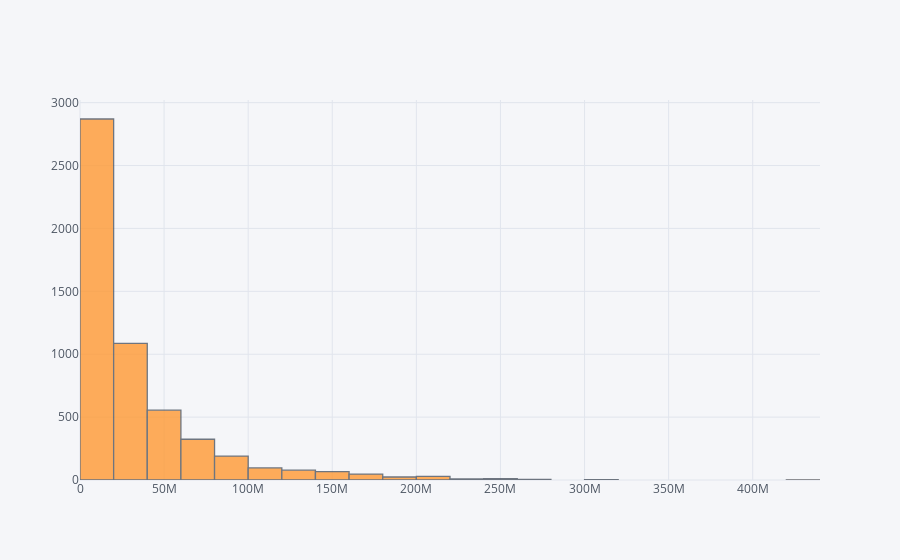

The notebook cell this image was saved under:
### Code cell
data['Production Budget'].iplot(kind='hist',bins=30)
#data['Worldwide Gross'].iplot(kind='hist',bins=30)

### Figure 1 — Plotly figure (JSON) as saved in the notebook; plotly's stock layout.template omitted (floating-point values rounded to 4 significant figures; data arrays with more than 128 entries replaced by an {"elided": "..."} marker saying what was removed)
{"data": [{"histfunc": "count", "histnorm": "", "marker": {"color": "rgba(255, 153, 51, 1.0)", "line": {"color": "#4D5663", "width": 1.3}}, "name": "Production Budget", "nbinsx": 30, "opacity": 0.8, "orientation": "v", "type": "histogram", "uid": "59ad1ee0-0673-4682-8a74-cf6af64a59e0", "x": {"elided": "5391 int values"}}], "layout": {"barmode": "overlay", "legend": {"bgcolor": "#F5F6F9", "font": {"color": "#4D5663"}}, "paper_bgcolor": "#F5F6F9", "plot_bgcolor": "#F5F6F9", "title": {"font": {"color": "#4D5663"}}, "xaxis": {"gridcolor": "#E1E5ED", "showgrid": true, "tickfont": {"color": "#4D5663"}, "title": {"font": {"color": "#4D5663"}, "text": ""}, "zerolinecolor": "#E1E5ED"}, "yaxis": {"gridcolor": "#E1E5ED", "showgrid": true, "tickfont": {"color": "#4D5663"}, "title": {"font": {"color": "#4D5663"}, "text": ""}, "zerolinecolor": "#E1E5ED"}}}
